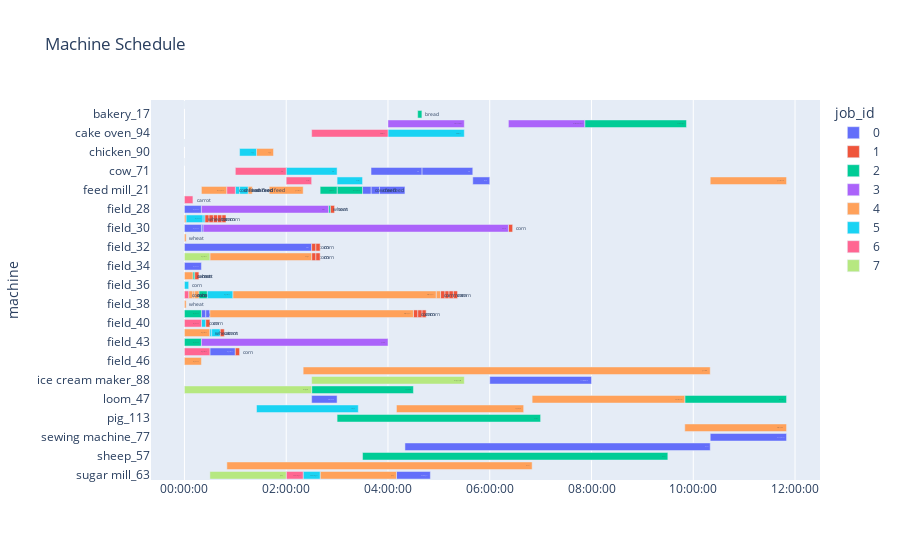
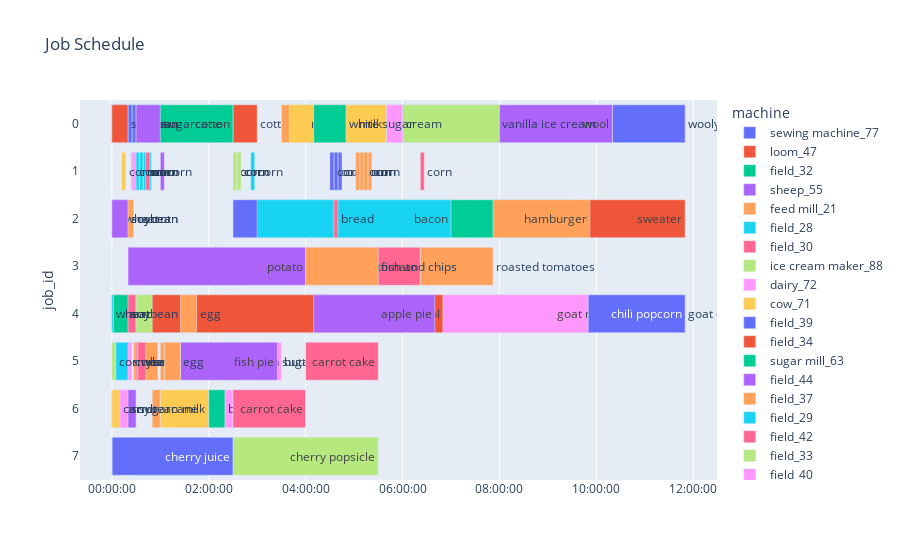

The cell these charts' notebook holds for them, in order:
### Code cell
import plotly.express as px
import plotly

chart1 = px.timeline(df, x_start="start", x_end="end", y="machine", color="job_id", title="Machine Schedule",
                     text="task_name",
                        category_orders={"machine": sorted(list(df["machine"].unique()))}
                     )
# hide date only show time
chart1.update_xaxes(type='date', tickformat='%H:%M:%S')
chart1.show()

chart2 = px.timeline(df, x_start="start", x_end="end", y="job_id", color="machine", title="Job Schedule",
                     text="task_name",
                        category_orders={"job_id": sorted(list(df["job_id"].unique()))}
                     )
chart2.update_xaxes(type='date', tickformat='%H:%M:%S')
chart2.show()

### Figure 1 — Plotly figure (JSON) as saved in the notebook; plotly's stock layout.template omitted (floating-point values rounded to 4 significant figures)
{"data": [{"alignmentgroup": "True", "base": ["1970-01-01T10:20:00", "1970-01-01T02:30:00", "1970-01-01T00:00:00", "1970-01-01T04:20:00", "1970-01-01T03:50:00", "1970-01-01T00:00:00", "1970-01-01T00:20:00", "1970-01-01T06:00:00", "1970-01-01T05:40:00", "1970-01-01T04:40:00", "1970-01-01T03:40:00", "1970-01-01T00:25:00", "1970-01-01T00:00:00", "1970-01-01T03:40:00", "1970-01-01T03:30:00", "1970-01-01T00:20:00", "1970-01-01T00:00:00", "1970-01-01T04:10:00", "1970-01-01T00:30:00"], "hovertemplate": "job_id=0<br>start=%{base}<br>end=%{x}<br>machine=%{y}<br>task_name=%{text}<extra></extra>", "legendgroup": "0", "marker": {"color": "#636efa", "pattern": {"shape": ""}}, "name": "0", "offsetgroup": "0", "orientation": "h", "showlegend": true, "text": ["wooly chaps", "cotton fabric", "cotton", "wool", "sheep feed", "soybean", "wheat", "vanilla ice cream", "cream", "milk", "cow feed", "corn", "soybean", "milk", "cow feed", "corn", "soybean", "white sugar", "sugarcane"], "textposition": "auto", "type": "bar", "x": [5400000, 1800000, 9000000, 21600000, 1800000, 1200000, 120000, 7200000, 1200000, 3600000, 600000, 300000, 1200000, 3600000, 600000, 300000, 1200000, 2400000, 1800000], "xaxis": "x", "y": ["sewing machine_77", "loom_47", "field_32", "sheep_55", "feed mill_21", "field_28", "field_30", "ice cream maker_88", "dairy_72", "cow_71", "feed mill_21", "field_39", "field_30", "cow_71", "feed mill_21", "field_39", "field_34", "sugar mill_63", "field_44"], "yaxis": "y"}, {"alignmentgroup": "True", "base": ["1970-01-01T04:40:00", "1970-01-01T04:35:00", "1970-01-01T05:07:00", "1970-01-01T00:24:00", "1970-01-01T05:17:00", "1970-01-01T04:30:00", "1970-01-01T05:02:00", "1970-01-01T00:42:00", "1970-01-01T01:00:00", "1970-01-01T06:22:00", "1970-01-01T02:30:00", "1970-01-01T02:52:00", "1970-01-01T00:44:00", "1970-01-01T02:30:00", "1970-01-01T00:25:00", "1970-01-01T00:12:00", "1970-01-01T00:34:00", "1970-01-01T02:35:00", "1970-01-01T00:29:00", "1970-01-01T00:39:00", "1970-01-01T05:12:00", "1970-01-01T02:35:00"], "hovertemplate": "job_id=1<br>start=%{base}<br>end=%{x}<br>machine=%{y}<br>task_name=%{text}<extra></extra>", "legendgroup": "1", "marker": {"color": "#EF553B", "pattern": {"shape": ""}}, "name": "1", "offsetgroup": "1", "orientation": "h", "showlegend": true, "text": ["corn", "corn", "corn", "corn", "corn", "corn", "corn", "corn", "corn", "corn", "corn", "corn", "corn", "corn", "corn", "corn", "corn", "corn", "corn", "corn", "corn", "corn"], "textposition": "auto", "type": "bar", "x": [300000, 300000, 300000, 300000, 300000, 300000, 300000, 300000, 300000, 300000, 300000, 300000, 300000, 300000, 300000, 300000, 300000, 300000, 300000, 300000, 300000, 300000], "xaxis": "x", "y": ["field_39", "field_39", "field_37", "field_29", "field_37", "field_39", "field_37", "field_42", "field_44", "field_30", "field_32", "field_28", "field_29", "field_33", "field_40", "field_35", "field_29", "field_33", "field_29", "field_29", "field_37", "field_32"], "yaxis": "y"}, {"alignmentgroup": "True", "base": ["1970-01-01T02:30:00", "1970-01-01T00:00:00", "1970-01-01T09:50:00", "1970-01-01T03:30:00", "1970-01-01T03:00:00", "1970-01-01T00:00:00", "1970-01-01T00:10:00", "1970-01-01T07:52:00", "1970-01-01T03:00:00", "1970-01-01T02:40:00", "1970-01-01T00:17:00", "1970-01-01T00:00:00", "1970-01-01T04:35:00", "1970-01-01T02:50:00"], "hovertemplate": "job_id=2<br>start=%{base}<br>end=%{x}<br>machine=%{y}<br>task_name=%{text}<extra></extra>", "legendgroup": "2", "marker": {"color": "#00cc96", "pattern": {"shape": ""}}, "name": "2", "offsetgroup": "2", "orientation": "h", "showlegend": true, "text": ["apple juice", "apple", "sweater", "wool", "sheep feed", "soybean", "wheat", "hamburger", "bacon", "pig feed", "carrot", "soybean", "bread", "wheat"], "textposition": "auto", "type": "bar", "x": [7200000, 0, 7200000, 21600000, 1800000, 1200000, 120000, 7200000, 14400000, 1200000, 600000, 1200000, 300000, 120000], "xaxis": "x", "y": ["juice press_25", "apple tree_24", "loom_47", "sheep_57", "feed mill_21", "field_43", "field_35", "bbq grill_114", "pig_113", "feed mill_21", "field_37", "field_39", "bakery_17", "field_28"], "yaxis": "y"}, {"alignmentgroup": "True", "base": ["1970-01-01T00:00:00", "1970-01-01T06:22:00", "1970-01-01T00:22:00", "1970-01-01T04:00:00", "1970-01-01T00:20:00", "1970-01-01T00:20:00"], "hovertemplate": "job_id=3<br>start=%{base}<br>end=%{x}<br>machine=%{y}<br>task_name=%{text}<extra></extra>", "legendgroup": "3", "marker": {"color": "#ab63fa", "pattern": {"shape": ""}}, "name": "3", "offsetgroup": "3", "orientation": "h", "showlegend": true, "text": ["coffee bean", "roasted tomatoes", "tomato", "fish and chips", "potato", "cotton"], "textposition": "auto", "type": "bar", "x": [0, 5400000, 21600000, 5400000, 13200000, 9000000], "xaxis": "x", "y": ["coffee bush_62", "bbq grill_114", "field_30", "bbq grill_114", "field_43", "field_28"], "yaxis": "y"}, {"alignmentgroup": "True", "base": ["1970-01-01T00:57:00", "1970-01-01T10:20:00", "1970-01-01T02:20:00", "1970-01-01T01:40:00", "1970-01-01T00:00:00", "1970-01-01T00:12:00", "1970-01-01T00:00:00", "1970-01-01T09:50:00", "1970-01-01T00:30:00", "1970-01-01T04:57:00", "1970-01-01T06:50:00", "1970-01-01T00:30:00", "1970-01-01T00:50:00", "1970-01-01T00:20:00", "1970-01-01T00:00:00", "1970-01-01T00:00:00", "1970-01-01T04:10:00", "1970-01-01T00:00:00", "1970-01-01T01:25:00", "1970-01-01T01:15:00", "1970-01-01T00:05:00", "1970-01-01T00:10:00", "1970-01-01T02:40:00", "1970-01-01T00:00:00", "1970-01-01T00:00:00"], "hovertemplate": "job_id=4<br>start=%{base}<br>end=%{x}<br>machine=%{y}<br>task_name=%{text}<extra></extra>", "legendgroup": "4", "marker": {"color": "#FFA15A", "pattern": {"shape": ""}}, "name": "4", "offsetgroup": "4", "orientation": "h", "showlegend": true, "text": ["chili pepper", "goat cheese", "goat milk", "goat feed", "carrot", "corn", "wheat", "chili popcorn", "chili pepper", "corn", "blue sweater", "indigo", "wool", "sheep feed", "soybean", "wheat", "apple pie", "apple", "egg", "chicken feed", "corn", "wheat", "syrup", "sugarcane", "wheat"], "textposition": "auto", "type": "bar", "x": [14400000, 5400000, 28800000, 2400000, 600000, 300000, 120000, 7200000, 14400000, 300000, 10800000, 7200000, 21600000, 1800000, 1200000, 120000, 9000000, 0, 1200000, 300000, 300000, 120000, 5400000, 1800000, 120000], "xaxis": "x", "y": ["field_37", "dairy_72", "goat_7", "feed mill_21", "field_35", "field_37", "field_38", "popcorn pot_18", "field_39", "field_37", "loom_47", "field_33", "sheep_58", "feed mill_21", "field_46", "field_29", "pie oven_3", "apple tree_24", "chicken_90", "feed mill_21", "field_37", "field_37", "sugar mill_63", "field_42", "field_31"], "yaxis": "y"}, {"alignmentgroup": "True", "base": ["1970-01-01T04:00:00", "1970-01-01T02:20:00", "1970-01-01T00:27:00", "1970-01-01T03:00:00", "1970-01-01T02:00:00", "1970-01-01T01:05:00", "1970-01-01T00:20:00", "1970-01-01T00:02:00", "1970-01-01T00:32:00", "1970-01-01T01:25:00", "1970-01-01T01:05:00", "1970-01-01T01:00:00", "1970-01-01T00:00:00", "1970-01-01T00:22:00", "1970-01-01T00:30:00"], "hovertemplate": "job_id=5<br>start=%{base}<br>end=%{x}<br>machine=%{y}<br>task_name=%{text}<extra></extra>", "legendgroup": "5", "marker": {"color": "#19d3f3", "pattern": {"shape": ""}}, "name": "5", "offsetgroup": "5", "orientation": "h", "showlegend": true, "text": ["carrot cake", "brown sugar", "sugarcane", "butter", "milk", "cow feed", "corn", "soybean", "carrot", "fish pie", "egg", "chicken feed", "corn", "wheat", "wheat"], "textposition": "auto", "type": "bar", "x": [5400000, 1200000, 1800000, 1800000, 3600000, 600000, 300000, 1200000, 600000, 7200000, 1200000, 300000, 300000, 120000, 120000], "xaxis": "x", "y": ["cake oven_94", "sugar mill_63", "field_37", "dairy_72", "cow_71", "feed mill_21", "field_40", "field_29", "field_42", "pie oven_3", "chicken_90", "feed mill_21", "field_36", "field_29", "field_42"], "yaxis": "y"}, {"alignmentgroup": "True", "base": ["1970-01-01T00:00:00", "1970-01-01T02:30:00", "1970-01-01T02:00:00", "1970-01-01T00:00:00", "1970-01-01T02:00:00", "1970-01-01T01:00:00", "1970-01-01T00:50:00", "1970-01-01T00:00:00", "1970-01-01T00:00:00", "1970-01-01T00:00:00"], "hovertemplate": "job_id=6<br>start=%{base}<br>end=%{x}<br>machine=%{y}<br>task_name=%{text}<extra></extra>", "legendgroup": "6", "marker": {"color": "#FF6692", "pattern": {"shape": ""}}, "name": "6", "offsetgroup": "6", "orientation": "h", "showlegend": true, "text": ["cherry", "carrot cake", "brown sugar", "sugarcane", "butter", "milk", "cow feed", "corn", "soybean", "carrot"], "textposition": "auto", "type": "bar", "x": [0, 5400000, 1200000, 1800000, 1800000, 3600000, 600000, 300000, 1200000, 600000], "xaxis": "x", "y": ["cherry tree_87", "cake oven_94", "sugar mill_63", "field_44", "dairy_72", "cow_71", "feed mill_21", "field_37", "field_40", "field_27"], "yaxis": "y"}, {"alignmentgroup": "True", "base": ["1970-01-01T02:30:00", "1970-01-01T00:00:00", "1970-01-01T00:00:00", "1970-01-01T00:30:00", "1970-01-01T00:00:00"], "hovertemplate": "job_id=7<br>start=%{base}<br>end=%{x}<br>machine=%{y}<br>task_name=%{text}<extra></extra>", "legendgroup": "7", "marker": {"color": "#B6E880", "pattern": {"shape": ""}}, "name": "7", "offsetgroup": "7", "orientation": "h", "showlegend": true, "text": ["cherry popsicle", "cherry juice", "cherry", "syrup", "sugarcane"], "textposition": "auto", "type": "bar", "x": [10800000, 9000000, 0, 5400000, 1800000], "xaxis": "x", "y": ["ice cream maker_88", "juice press_25", "cherry tree_87", "sugar mill_63", "field_33"], "yaxis": "y"}], "layout": {"barmode": "overlay", "legend": {"title": {"text": "job_id"}, "tracegroupgap": 0}, "title": {"text": "Machine Schedule"}, "xaxis": {"anchor": "y", "domain": [0, 1], "tickformat": "%H:%M:%S", "type": "date"}, "yaxis": {"anchor": "x", "categoryarray": ["sugar mill_63", "sheep_58", "sheep_57", "sheep_55", "sewing machine_77", "popcorn pot_18", "pig_113", "pie oven_3", "loom_47", "juice press_25", "ice cream maker_88", "goat_7", "field_46", "field_44", "field_43", "field_42", "field_40", "field_39", "field_38", "field_37", "field_36", "field_35", "field_34", "field_33", "field_32", "field_31", "field_30", "field_29", "field_28", "field_27", "feed mill_21", "dairy_72", "cow_71", "coffee bush_62", "chicken_90", "cherry tree_87", "cake oven_94", "bbq grill_114", "bakery_17", "apple tree_24"], "categoryorder": "array", "domain": [0, 1], "title": {"text": "machine"}}}}

### Figure 2 — Plotly figure (JSON) as saved in the notebook; plotly's stock layout.template omitted (floating-point values rounded to 4 significant figures)
{"data": [{"alignmentgroup": "True", "base": ["1970-01-01T10:20:00"], "hovertemplate": "machine=sewing machine_77<br>start=%{base}<br>end=%{x}<br>job_id=%{y}<br>task_name=%{text}<extra></extra>", "legendgroup": "sewing machine_77", "marker": {"color": "#636efa", "pattern": {"shape": ""}}, "name": "sewing machine_77", "offsetgroup": "sewing machine_77", "orientation": "h", "showlegend": true, "text": ["wooly chaps"], "textposition": "auto", "type": "bar", "x": [5400000], "xaxis": "x", "y": ["0"], "yaxis": "y"}, {"alignmentgroup": "True", "base": ["1970-01-01T02:30:00", "1970-01-01T09:50:00", "1970-01-01T06:50:00"], "hovertemplate": "machine=loom_47<br>start=%{base}<br>end=%{x}<br>job_id=%{y}<br>task_name=%{text}<extra></extra>", "legendgroup": "loom_47", "marker": {"color": "#EF553B", "pattern": {"shape": ""}}, "name": "loom_47", "offsetgroup": "loom_47", "orientation": "h", "showlegend": true, "text": ["cotton fabric", "sweater", "blue sweater"], "textposition": "auto", "type": "bar", "x": [1800000, 7200000, 10800000], "xaxis": "x", "y": ["0", "2", "4"], "yaxis": "y"}, {"alignmentgroup": "True", "base": ["1970-01-01T00:00:00", "1970-01-01T02:30:00", "1970-01-01T02:35:00"], "hovertemplate": "machine=field_32<br>start=%{base}<br>end=%{x}<br>job_id=%{y}<br>task_name=%{text}<extra></extra>", "legendgroup": "field_32", "marker": {"color": "#00cc96", "pattern": {"shape": ""}}, "name": "field_32", "offsetgroup": "field_32", "orientation": "h", "showlegend": true, "text": ["cotton", "corn", "corn"], "textposition": "auto", "type": "bar", "x": [9000000, 300000, 300000], "xaxis": "x", "y": ["0", "1", "1"], "yaxis": "y"}, {"alignmentgroup": "True", "base": ["1970-01-01T04:20:00"], "hovertemplate": "machine=sheep_55<br>start=%{base}<br>end=%{x}<br>job_id=%{y}<br>task_name=%{text}<extra></extra>", "legendgroup": "sheep_55", "marker": {"color": "#ab63fa", "pattern": {"shape": ""}}, "name": "sheep_55", "offsetgroup": "sheep_55", "orientation": "h", "showlegend": true, "text": ["wool"], "textposition": "auto", "type": "bar", "x": [21600000], "xaxis": "x", "y": ["0"], "yaxis": "y"}, {"alignmentgroup": "True", "base": ["1970-01-01T03:50:00", "1970-01-01T03:40:00", "1970-01-01T03:30:00", "1970-01-01T03:00:00", "1970-01-01T02:40:00", "1970-01-01T01:40:00", "1970-01-01T00:20:00", "1970-01-01T01:15:00", "1970-01-01T01:05:00", "1970-01-01T01:00:00", "1970-01-01T00:50:00"], "hovertemplate": "machine=feed mill_21<br>start=%{base}<br>end=%{x}<br>job_id=%{y}<br>task_name=%{text}<extra></extra>", "legendgroup": "feed mill_21", "marker": {"color": "#FFA15A", "pattern": {"shape": ""}}, "name": "feed mill_21", "offsetgroup": "feed mill_21", "orientation": "h", "showlegend": true, "text": ["sheep feed", "cow feed", "cow feed", "sheep feed", "pig feed", "goat feed", "sheep feed", "chicken feed", "cow feed", "chicken feed", "cow feed"], "textposition": "auto", "type": "bar", "x": [1800000, 600000, 600000, 1800000, 1200000, 2400000, 1800000, 300000, 600000, 300000, 600000], "xaxis": "x", "y": ["0", "0", "0", "2", "2", "4", "4", "4", "5", "5", "6"], "yaxis": "y"}, {"alignmentgroup": "True", "base": ["1970-01-01T00:00:00", "1970-01-01T02:52:00", "1970-01-01T02:50:00", "1970-01-01T00:20:00"], "hovertemplate": "machine=field_28<br>start=%{base}<br>end=%{x}<br>job_id=%{y}<br>task_name=%{text}<extra></extra>", "legendgroup": "field_28", "marker": {"color": "#19d3f3", "pattern": {"shape": ""}}, "name": "field_28", "offsetgroup": "field_28", "orientation": "h", "showlegend": true, "text": ["soybean", "corn", "wheat", "cotton"], "textposition": "auto", "type": "bar", "x": [1200000, 300000, 120000, 9000000], "xaxis": "x", "y": ["0", "1", "2", "3"], "yaxis": "y"}, {"alignmentgroup": "True", "base": ["1970-01-01T00:20:00", "1970-01-01T00:00:00", "1970-01-01T06:22:00", "1970-01-01T00:22:00"], "hovertemplate": "machine=field_30<br>start=%{base}<br>end=%{x}<br>job_id=%{y}<br>task_name=%{text}<extra></extra>", "legendgroup": "field_30", "marker": {"color": "#FF6692", "pattern": {"shape": ""}}, "name": "field_30", "offsetgroup": "field_30", "orientation": "h", "showlegend": true, "text": ["wheat", "soybean", "corn", "tomato"], "textposition": "auto", "type": "bar", "x": [120000, 1200000, 300000, 21600000], "xaxis": "x", "y": ["0", "0", "1", "3"], "yaxis": "y"}, {"alignmentgroup": "True", "base": ["1970-01-01T06:00:00", "1970-01-01T02:30:00"], "hovertemplate": "machine=ice cream maker_88<br>start=%{base}<br>end=%{x}<br>job_id=%{y}<br>task_name=%{text}<extra></extra>", "legendgroup": "ice cream maker_88", "marker": {"color": "#B6E880", "pattern": {"shape": ""}}, "name": "ice cream maker_88", "offsetgroup": "ice cream maker_88", "orientation": "h", "showlegend": true, "text": ["vanilla ice cream", "cherry popsicle"], "textposition": "auto", "type": "bar", "x": [7200000, 10800000], "xaxis": "x", "y": ["0", "7"], "yaxis": "y"}, {"alignmentgroup": "True", "base": ["1970-01-01T05:40:00", "1970-01-01T10:20:00", "1970-01-01T03:00:00", "1970-01-01T02:00:00"], "hovertemplate": "machine=dairy_72<br>start=%{base}<br>end=%{x}<br>job_id=%{y}<br>task_name=%{text}<extra></extra>", "legendgroup": "dairy_72", "marker": {"color": "#FF97FF", "pattern": {"shape": ""}}, "name": "dairy_72", "offsetgroup": "dairy_72", "orientation": "h", "showlegend": true, "text": ["cream", "goat cheese", "butter", "butter"], "textposition": "auto", "type": "bar", "x": [1200000, 5400000, 1800000, 1800000], "xaxis": "x", "y": ["0", "4", "5", "6"], "yaxis": "y"}, {"alignmentgroup": "True", "base": ["1970-01-01T04:40:00", "1970-01-01T03:40:00", "1970-01-01T02:00:00", "1970-01-01T01:00:00"], "hovertemplate": "machine=cow_71<br>start=%{base}<br>end=%{x}<br>job_id=%{y}<br>task_name=%{text}<extra></extra>", "legendgroup": "cow_71", "marker": {"color": "#FECB52", "pattern": {"shape": ""}}, "name": "cow_71", "offsetgroup": "cow_71", "orientation": "h", "showlegend": true, "text": ["milk", "milk", "milk", "milk"], "textposition": "auto", "type": "bar", "x": [3600000, 3600000, 3600000, 3600000], "xaxis": "x", "y": ["0", "0", "5", "6"], "yaxis": "y"}, {"alignmentgroup": "True", "base": ["1970-01-01T00:25:00", "1970-01-01T00:20:00", "1970-01-01T04:40:00", "1970-01-01T04:35:00", "1970-01-01T04:30:00", "1970-01-01T00:00:00", "1970-01-01T00:30:00"], "hovertemplate": "machine=field_39<br>start=%{base}<br>end=%{x}<br>job_id=%{y}<br>task_name=%{text}<extra></extra>", "legendgroup": "field_39", "marker": {"color": "#636efa", "pattern": {"shape": ""}}, "name": "field_39", "offsetgroup": "field_39", "orientation": "h", "showlegend": true, "text": ["corn", "corn", "corn", "corn", "corn", "soybean", "chili pepper"], "textposition": "auto", "type": "bar", "x": [300000, 300000, 300000, 300000, 300000, 1200000, 14400000], "xaxis": "x", "y": ["0", "0", "1", "1", "1", "2", "4"], "yaxis": "y"}, {"alignmentgroup": "True", "base": ["1970-01-01T00:00:00"], "hovertemplate": "machine=field_34<br>start=%{base}<br>end=%{x}<br>job_id=%{y}<br>task_name=%{text}<extra></extra>", "legendgroup": "field_34", "marker": {"color": "#EF553B", "pattern": {"shape": ""}}, "name": "field_34", "offsetgroup": "field_34", "orientation": "h", "showlegend": true, "text": ["soybean"], "textposition": "auto", "type": "bar", "x": [1200000], "xaxis": "x", "y": ["0"], "yaxis": "y"}, {"alignmentgroup": "True", "base": ["1970-01-01T04:10:00", "1970-01-01T02:40:00", "1970-01-01T02:20:00", "1970-01-01T02:00:00", "1970-01-01T00:30:00"], "hovertemplate": "machine=sugar mill_63<br>start=%{base}<br>end=%{x}<br>job_id=%{y}<br>task_name=%{text}<extra></extra>", "legendgroup": "sugar mill_63", "marker": {"color": "#00cc96", "pattern": {"shape": ""}}, "name": "sugar mill_63", "offsetgroup": "sugar mill_63", "orientation": "h", "showlegend": true, "text": ["white sugar", "syrup", "brown sugar", "brown sugar", "syrup"], "textposition": "auto", "type": "bar", "x": [2400000, 5400000, 1200000, 1200000, 5400000], "xaxis": "x", "y": ["0", "4", "5", "6", "7"], "yaxis": "y"}, {"alignmentgroup": "True", "base": ["1970-01-01T00:30:00", "1970-01-01T01:00:00", "1970-01-01T00:00:00"], "hovertemplate": "machine=field_44<br>start=%{base}<br>end=%{x}<br>job_id=%{y}<br>task_name=%{text}<extra></extra>", "legendgroup": "field_44", "marker": {"color": "#ab63fa", "pattern": {"shape": ""}}, "name": "field_44", "offsetgroup": "field_44", "orientation": "h", "showlegend": true, "text": ["sugarcane", "corn", "sugarcane"], "textposition": "auto", "type": "bar", "x": [1800000, 300000, 1800000], "xaxis": "x", "y": ["0", "1", "6"], "yaxis": "y"}, {"alignmentgroup": "True", "base": ["1970-01-01T05:07:00", "1970-01-01T05:17:00", "1970-01-01T05:02:00", "1970-01-01T05:12:00", "1970-01-01T00:17:00", "1970-01-01T00:57:00", "1970-01-01T00:12:00", "1970-01-01T04:57:00", "1970-01-01T00:05:00", "1970-01-01T00:10:00", "1970-01-01T00:27:00", "1970-01-01T00:00:00"], "hovertemplate": "machine=field_37<br>start=%{base}<br>end=%{x}<br>job_id=%{y}<br>task_name=%{text}<extra></extra>", "legendgroup": "field_37", "marker": {"color": "#FFA15A", "pattern": {"shape": ""}}, "name": "field_37", "offsetgroup": "field_37", "orientation": "h", "showlegend": true, "text": ["corn", "corn", "corn", "corn", "carrot", "chili pepper", "corn", "corn", "corn", "wheat", "sugarcane", "corn"], "textposition": "auto", "type": "bar", "x": [300000, 300000, 300000, 300000, 600000, 14400000, 300000, 300000, 300000, 120000, 1800000, 300000], "xaxis": "x", "y": ["1", "1", "1", "1", "2", "4", "4", "4", "4", "4", "5", "6"], "yaxis": "y"}, {"alignmentgroup": "True", "base": ["1970-01-01T00:24:00", "1970-01-01T00:44:00", "1970-01-01T00:34:00", "1970-01-01T00:29:00", "1970-01-01T00:39:00", "1970-01-01T00:00:00", "1970-01-01T00:02:00", "1970-01-01T00:22:00"], "hovertemplate": "machine=field_29<br>start=%{base}<br>end=%{x}<br>job_id=%{y}<br>task_name=%{text}<extra></extra>", "legendgroup": "field_29", "marker": {"color": "#19d3f3", "pattern": {"shape": ""}}, "name": "field_29", "offsetgroup": "field_29", "orientation": "h", "showlegend": true, "text": ["corn", "corn", "corn", "corn", "corn", "wheat", "soybean", "wheat"], "textposition": "auto", "type": "bar", "x": [300000, 300000, 300000, 300000, 300000, 120000, 1200000, 120000], "xaxis": "x", "y": ["1", "1", "1", "1", "1", "4", "5", "5"], "yaxis": "y"}, {"alignmentgroup": "True", "base": ["1970-01-01T00:42:00", "1970-01-01T00:00:00", "1970-01-01T00:32:00", "1970-01-01T00:30:00"], "hovertemplate": "machine=field_42<br>start=%{base}<br>end=%{x}<br>job_id=%{y}<br>task_name=%{text}<extra></extra>", "legendgroup": "field_42", "marker": {"color": "#FF6692", "pattern": {"shape": ""}}, "name": "field_42", "offsetgroup": "field_42", "orientation": "h", "showlegend": true, "text": ["corn", "sugarcane", "carrot", "wheat"], "textposition": "auto", "type": "bar", "x": [300000, 1800000, 600000, 120000], "xaxis": "x", "y": ["1", "4", "5", "5"], "yaxis": "y"}, {"alignmentgroup": "True", "base": ["1970-01-01T02:30:00", "1970-01-01T02:35:00", "1970-01-01T00:30:00", "1970-01-01T00:00:00"], "hovertemplate": "machine=field_33<br>start=%{base}<br>end=%{x}<br>job_id=%{y}<br>task_name=%{text}<extra></extra>", "legendgroup": "field_33", "marker": {"color": "#B6E880", "pattern": {"shape": ""}}, "name": "field_33", "offsetgroup": "field_33", "orientation": "h", "showlegend": true, "text": ["corn", "corn", "indigo", "sugarcane"], "textposition": "auto", "type": "bar", "x": [300000, 300000, 7200000, 1800000], "xaxis": "x", "y": ["1", "1", "4", "7"], "yaxis": "y"}, {"alignmentgroup": "True", "base": ["1970-01-01T00:25:00", "1970-01-01T00:20:00", "1970-01-01T00:00:00"], "hovertemplate": "machine=field_40<br>start=%{base}<br>end=%{x}<br>job_id=%{y}<br>task_name=%{text}<extra></extra>", "legendgroup": "field_40", "marker": {"color": "#FF97FF", "pattern": {"shape": ""}}, "name": "field_40", "offsetgroup": "field_40", "orientation": "h", "showlegend": true, "text": ["corn", "corn", "soybean"], "textposition": "auto", "type": "bar", "x": [300000, 300000, 1200000], "xaxis": "x", "y": ["1", "5", "6"], "yaxis": "y"}, {"alignmentgroup": "True", "base": ["1970-01-01T00:12:00", "1970-01-01T00:10:00", "1970-01-01T00:00:00"], "hovertemplate": "machine=field_35<br>start=%{base}<br>end=%{x}<br>job_id=%{y}<br>task_name=%{text}<extra></extra>", "legendgroup": "field_35", "marker": {"color": "#FECB52", "pattern": {"shape": ""}}, "name": "field_35", "offsetgroup": "field_35", "orientation": "h", "showlegend": true, "text": ["corn", "wheat", "carrot"], "textposition": "auto", "type": "bar", "x": [300000, 120000, 600000], "xaxis": "x", "y": ["1", "2", "4"], "yaxis": "y"}, {"alignmentgroup": "True", "base": ["1970-01-01T02:30:00", "1970-01-01T00:00:00"], "hovertemplate": "machine=juice press_25<br>start=%{base}<br>end=%{x}<br>job_id=%{y}<br>task_name=%{text}<extra></extra>", "legendgroup": "juice press_25", "marker": {"color": "#636efa", "pattern": {"shape": ""}}, "name": "juice press_25", "offsetgroup": "juice press_25", "orientation": "h", "showlegend": true, "text": ["apple juice", "cherry juice"], "textposition": "auto", "type": "bar", "x": [7200000, 9000000], "xaxis": "x", "y": ["2", "7"], "yaxis": "y"}, {"alignmentgroup": "True", "base": ["1970-01-01T00:00:00", "1970-01-01T00:00:00"], "hovertemplate": "machine=apple tree_24<br>start=%{base}<br>end=%{x}<br>job_id=%{y}<br>task_name=%{text}<extra></extra>", "legendgroup": "apple tree_24", "marker": {"color": "#EF553B", "pattern": {"shape": ""}}, "name": "apple tree_24", "offsetgroup": "apple tree_24", "orientation": "h", "showlegend": true, "text": ["apple", "apple"], "textposition": "auto", "type": "bar", "x": [0, 0], "xaxis": "x", "y": ["2", "4"], "yaxis": "y"}, {"alignmentgroup": "True", "base": ["1970-01-01T03:30:00"], "hovertemplate": "machine=sheep_57<br>start=%{base}<br>end=%{x}<br>job_id=%{y}<br>task_name=%{text}<extra></extra>", "legendgroup": "sheep_57", "marker": {"color": "#00cc96", "pattern": {"shape": ""}}, "name": "sheep_57", "offsetgroup": "sheep_57", "orientation": "h", "showlegend": true, "text": ["wool"], "textposition": "auto", "type": "bar", "x": [21600000], "xaxis": "x", "y": ["2"], "yaxis": "y"}, {"alignmentgroup": "True", "base": ["1970-01-01T00:00:00", "1970-01-01T00:20:00"], "hovertemplate": "machine=field_43<br>start=%{base}<br>end=%{x}<br>job_id=%{y}<br>task_name=%{text}<extra></extra>", "legendgroup": "field_43", "marker": {"color": "#ab63fa", "pattern": {"shape": ""}}, "name": "field_43", "offsetgroup": "field_43", "orientation": "h", "showlegend": true, "text": ["soybean", "potato"], "textposition": "auto", "type": "bar", "x": [1200000, 13200000], "xaxis": "x", "y": ["2", "3"], "yaxis": "y"}, {"alignmentgroup": "True", "base": ["1970-01-01T07:52:00", "1970-01-01T06:22:00", "1970-01-01T04:00:00"], "hovertemplate": "machine=bbq grill_114<br>start=%{base}<br>end=%{x}<br>job_id=%{y}<br>task_name=%{text}<extra></extra>", "legendgroup": "bbq grill_114", "marker": {"color": "#FFA15A", "pattern": {"shape": ""}}, "name": "bbq grill_114", "offsetgroup": "bbq grill_114", "orientation": "h", "showlegend": true, "text": ["hamburger", "roasted tomatoes", "fish and chips"], "textposition": "auto", "type": "bar", "x": [7200000, 5400000, 5400000], "xaxis": "x", "y": ["2", "3", "3"], "yaxis": "y"}, {"alignmentgroup": "True", "base": ["1970-01-01T03:00:00"], "hovertemplate": "machine=pig_113<br>start=%{base}<br>end=%{x}<br>job_id=%{y}<br>task_name=%{text}<extra></extra>", "legendgroup": "pig_113", "marker": {"color": "#19d3f3", "pattern": {"shape": ""}}, "name": "pig_113", "offsetgroup": "pig_113", "orientation": "h", "showlegend": true, "text": ["bacon"], "textposition": "auto", "type": "bar", "x": [14400000], "xaxis": "x", "y": ["2"], "yaxis": "y"}, {"alignmentgroup": "True", "base": ["1970-01-01T04:35:00"], "hovertemplate": "machine=bakery_17<br>start=%{base}<br>end=%{x}<br>job_id=%{y}<br>task_name=%{text}<extra></extra>", "legendgroup": "bakery_17", "marker": {"color": "#FF6692", "pattern": {"shape": ""}}, "name": "bakery_17", "offsetgroup": "bakery_17", "orientation": "h", "showlegend": true, "text": ["bread"], "textposition": "auto", "type": "bar", "x": [300000], "xaxis": "x", "y": ["2"], "yaxis": "y"}, {"alignmentgroup": "True", "base": ["1970-01-01T00:00:00"], "hovertemplate": "machine=coffee bush_62<br>start=%{base}<br>end=%{x}<br>job_id=%{y}<br>task_name=%{text}<extra></extra>", "legendgroup": "coffee bush_62", "marker": {"color": "#B6E880", "pattern": {"shape": ""}}, "name": "coffee bush_62", "offsetgroup": "coffee bush_62", "orientation": "h", "showlegend": true, "text": ["coffee bean"], "textposition": "auto", "type": "bar", "x": [0], "xaxis": "x", "y": ["3"], "yaxis": "y"}, {"alignmentgroup": "True", "base": ["1970-01-01T02:20:00"], "hovertemplate": "machine=goat_7<br>start=%{base}<br>end=%{x}<br>job_id=%{y}<br>task_name=%{text}<extra></extra>", "legendgroup": "goat_7", "marker": {"color": "#FF97FF", "pattern": {"shape": ""}}, "name": "goat_7", "offsetgroup": "goat_7", "orientation": "h", "showlegend": true, "text": ["goat milk"], "textposition": "auto", "type": "bar", "x": [28800000], "xaxis": "x", "y": ["4"], "yaxis": "y"}, {"alignmentgroup": "True", "base": ["1970-01-01T00:00:00"], "hovertemplate": "machine=field_38<br>start=%{base}<br>end=%{x}<br>job_id=%{y}<br>task_name=%{text}<extra></extra>", "legendgroup": "field_38", "marker": {"color": "#FECB52", "pattern": {"shape": ""}}, "name": "field_38", "offsetgroup": "field_38", "orientation": "h", "showlegend": true, "text": ["wheat"], "textposition": "auto", "type": "bar", "x": [120000], "xaxis": "x", "y": ["4"], "yaxis": "y"}, {"alignmentgroup": "True", "base": ["1970-01-01T09:50:00"], "hovertemplate": "machine=popcorn pot_18<br>start=%{base}<br>end=%{x}<br>job_id=%{y}<br>task_name=%{text}<extra></extra>", "legendgroup": "popcorn pot_18", "marker": {"color": "#636efa", "pattern": {"shape": ""}}, "name": "popcorn pot_18", "offsetgroup": "popcorn pot_18", "orientation": "h", "showlegend": true, "text": ["chili popcorn"], "textposition": "auto", "type": "bar", "x": [7200000], "xaxis": "x", "y": ["4"], "yaxis": "y"}, {"alignmentgroup": "True", "base": ["1970-01-01T00:50:00"], "hovertemplate": "machine=sheep_58<br>start=%{base}<br>end=%{x}<br>job_id=%{y}<br>task_name=%{text}<extra></extra>", "legendgroup": "sheep_58", "marker": {"color": "#EF553B", "pattern": {"shape": ""}}, "name": "sheep_58", "offsetgroup": "sheep_58", "orientation": "h", "showlegend": true, "text": ["wool"], "textposition": "auto", "type": "bar", "x": [21600000], "xaxis": "x", "y": ["4"], "yaxis": "y"}, {"alignmentgroup": "True", "base": ["1970-01-01T00:00:00"], "hovertemplate": "machine=field_46<br>start=%{base}<br>end=%{x}<br>job_id=%{y}<br>task_name=%{text}<extra></extra>", "legendgroup": "field_46", "marker": {"color": "#00cc96", "pattern": {"shape": ""}}, "name": "field_46", "offsetgroup": "field_46", "orientation": "h", "showlegend": true, "text": ["soybean"], "textposition": "auto", "type": "bar", "x": [1200000], "xaxis": "x", "y": ["4"], "yaxis": "y"}, {"alignmentgroup": "True", "base": ["1970-01-01T04:10:00", "1970-01-01T01:25:00"], "hovertemplate": "machine=pie oven_3<br>start=%{base}<br>end=%{x}<br>job_id=%{y}<br>task_name=%{text}<extra></extra>", "legendgroup": "pie oven_3", "marker": {"color": "#ab63fa", "pattern": {"shape": ""}}, "name": "pie oven_3", "offsetgroup": "pie oven_3", "orientation": "h", "showlegend": true, "text": ["apple pie", "fish pie"], "textposition": "auto", "type": "bar", "x": [9000000, 7200000], "xaxis": "x", "y": ["4", "5"], "yaxis": "y"}, {"alignmentgroup": "True", "base": ["1970-01-01T01:25:00", "1970-01-01T01:05:00"], "hovertemplate": "machine=chicken_90<br>start=%{base}<br>end=%{x}<br>job_id=%{y}<br>task_name=%{text}<extra></extra>", "legendgroup": "chicken_90", "marker": {"color": "#FFA15A", "pattern": {"shape": ""}}, "name": "chicken_90", "offsetgroup": "chicken_90", "orientation": "h", "showlegend": true, "text": ["egg", "egg"], "textposition": "auto", "type": "bar", "x": [1200000, 1200000], "xaxis": "x", "y": ["4", "5"], "yaxis": "y"}, {"alignmentgroup": "True", "base": ["1970-01-01T00:00:00"], "hovertemplate": "machine=field_31<br>start=%{base}<br>end=%{x}<br>job_id=%{y}<br>task_name=%{text}<extra></extra>", "legendgroup": "field_31", "marker": {"color": "#19d3f3", "pattern": {"shape": ""}}, "name": "field_31", "offsetgroup": "field_31", "orientation": "h", "showlegend": true, "text": ["wheat"], "textposition": "auto", "type": "bar", "x": [120000], "xaxis": "x", "y": ["4"], "yaxis": "y"}, {"alignmentgroup": "True", "base": ["1970-01-01T04:00:00", "1970-01-01T02:30:00"], "hovertemplate": "machine=cake oven_94<br>start=%{base}<br>end=%{x}<br>job_id=%{y}<br>task_name=%{text}<extra></extra>", "legendgroup": "cake oven_94", "marker": {"color": "#FF6692", "pattern": {"shape": ""}}, "name": "cake oven_94", "offsetgroup": "cake oven_94", "orientation": "h", "showlegend": true, "text": ["carrot cake", "carrot cake"], "textposition": "auto", "type": "bar", "x": [5400000, 5400000], "xaxis": "x", "y": ["5", "6"], "yaxis": "y"}, {"alignmentgroup": "True", "base": ["1970-01-01T00:00:00"], "hovertemplate": "machine=field_36<br>start=%{base}<br>end=%{x}<br>job_id=%{y}<br>task_name=%{text}<extra></extra>", "legendgroup": "field_36", "marker": {"color": "#B6E880", "pattern": {"shape": ""}}, "name": "field_36", "offsetgroup": "field_36", "orientation": "h", "showlegend": true, "text": ["corn"], "textposition": "auto", "type": "bar", "x": [300000], "xaxis": "x", "y": ["5"], "yaxis": "y"}, {"alignmentgroup": "True", "base": ["1970-01-01T00:00:00", "1970-01-01T00:00:00"], "hovertemplate": "machine=cherry tree_87<br>start=%{base}<br>end=%{x}<br>job_id=%{y}<br>task_name=%{text}<extra></extra>", "legendgroup": "cherry tree_87", "marker": {"color": "#FF97FF", "pattern": {"shape": ""}}, "name": "cherry tree_87", "offsetgroup": "cherry tree_87", "orientation": "h", "showlegend": true, "text": ["cherry", "cherry"], "textposition": "auto", "type": "bar", "x": [0, 0], "xaxis": "x", "y": ["6", "7"], "yaxis": "y"}, {"alignmentgroup": "True", "base": ["1970-01-01T00:00:00"], "hovertemplate": "machine=field_27<br>start=%{base}<br>end=%{x}<br>job_id=%{y}<br>task_name=%{text}<extra></extra>", "legendgroup": "field_27", "marker": {"color": "#FECB52", "pattern": {"shape": ""}}, "name": "field_27", "offsetgroup": "field_27", "orientation": "h", "showlegend": true, "text": ["carrot"], "textposition": "auto", "type": "bar", "x": [600000], "xaxis": "x", "y": ["6"], "yaxis": "y"}], "layout": {"barmode": "overlay", "legend": {"title": {"text": "machine"}, "tracegroupgap": 0}, "title": {"text": "Job Schedule"}, "xaxis": {"anchor": "y", "domain": [0, 1], "tickformat": "%H:%M:%S", "type": "date"}, "yaxis": {"anchor": "x", "categoryarray": ["7", "6", "5", "4", "3", "2", "1", "0"], "categoryorder": "array", "domain": [0, 1], "title": {"text": "job_id"}}}}
